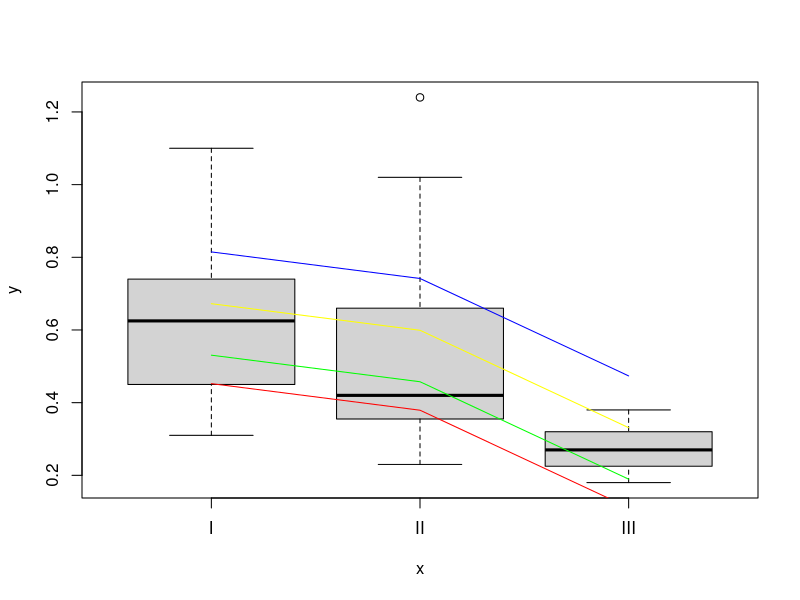

Reproduce this figure in R.
## ---- chunk 1
knitr::opts_chunk$set(echo = TRUE)
## ---- chunk 2
data<-read.table("ratstime.txt", sep="\t", dec=".", header=TRUE)
attach(data)
data
## ---- chunk 3
mod = lm(time~poison+treat)
summary(mod)
## ---- chunk 4

newdata<-expand.grid(poison=1:3,treat=c(1,2,3,4))
Xc<-model.matrix(~factor(poison)+factor(treat), data=newdata)
Xc

betahat <- coef(mod)

meanA = Xc[1,]+Xc[2,]+Xc[3,]/3
meanB = Xc[4,]+Xc[5,]+Xc[6,]/3
meanC = Xc[7,]+Xc[8,]+Xc[9,]/3
meanD = Xc[10,]+Xc[11,]+Xc[12,]/3

meanA%*%betahat
meanB%*%betahat
meanC%*%betahat
meanD%*%betahat

## ---- chunk 5
kt<-meanA-meanB
kt%*%betahat
K<-cbind(kt)
## ---- chunk 6
q<-1
Wald<-(t(t(K)%*%betahat)%*%solve(t(K)%*%vcov(mod)%*%K)%*%t(K)%*%betahat)/q
Wald

p.value<-pf(Wald, 1, 42, lower.tail = FALSE)
p.value

5.614^2
## ---- chunk 7
pred<-kt%*%betahat
sigma2<-sigma(mod)^2

# predictive hypothesis testing

T<-pred/sqrt(sigma2*(2+(kt)%*%solve(vcov(mod))%*%(kt)))

d.value<-2*pt(abs(T),df=42, lower.tail = FALSE)
d.value
## ---- chunk 8
plot(factor(poison), time, type="n")
lines(factor(poison)[treat=="A"],fitted(mod)[treat=="A"], col="red")
lines(factor(poison)[treat=="B"],fitted(mod)[treat=="B"], col="blue")
lines(factor(poison)[treat=="C"],fitted(mod)[treat=="C"], col="green")
lines(factor(poison)[treat=="D"],fitted(mod)[treat=="D"], col="yellow")
## ---- chunk 9
mod.identity<-glm(time~poison+treat, family=gaussian(link="identity"), data=data)
mod.log<-glm(time~poison+treat, family=gaussian(link="log"), data=data)
mod.inv<-glm(time~poison+treat, family=gaussian(link="inverse"), data=data)

mean(residuals(mod.identity, type="response")^2)
mean(residuals(mod.log, type="response")^2)
mean(residuals(mod.inv, type="response")^2)

## ---- chunk 10
alba<-read.table("Alba.txt", sep="\t", dec=".", header=TRUE)
attach(alba)

gmodel<-glm(DryMatter~Dose+Herbicide+Dose:Herbicide, family=Gamma(link="inverse"),data=alba)

new = data.frame(Dose=50,Herbicide="Glyphosate")

pred = predict(gmodel,newdata=new, type="response")
pred
## ---- chunk 11
## confidence interval

eta<-predict(gmodel, newdata=new, type="link", se.fit=TRUE)

link.lowerbound<-eta$fit-qnorm(0.8)*eta$se.fit
link.upperbound<-eta$fit+qnorm(0.8)*eta$se.fit

lower.mu<-(pred^2)*(link.lowerbound)
upper.mu<-(pred^2)*(link.upperbound) 

lower.mu
upper.mu

## ---- chunk 12
## prediction interval

invg.model<-glm(DryMatter~Dose+Herbicide+Dose:Herbicide, family=Gamma(link="1/mu^2"),data=alba)
new = data.frame(Dose=50,Herbicide="Glyphosate")

pred = predict(invg.model,newdata=new, type="response")

#xd<-cbind(model.matrix(invg.model)[1,])

xf<-c(1,50,1,50)
## ---- chunk 13

# Inverse gaussian GLM variance is phi*mu^3

phi<-summary(invg.model)$dispersion

Var.Yf<-phi*(pred^3)

# Derivate of mu hat with respect to eta is maybe mu hat?
Deriv<-pred
Var.ef<-Var.Yf+(Deriv^2)*t(xf)%*%vcov(invg.model)%*%xf

lower.yf<-pred-qnorm(0.95)*sqrt(Var.ef)
upper.yf<-pred+qnorm(0.95)*sqrt(Var.ef)

lower.yf
upper.yf
## ---- chunk 14

## ---- chunk 15

## ---- chunk 16

